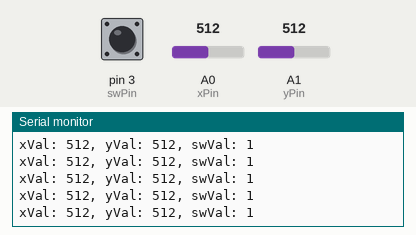
A sketch run on a simulated Arduino Uno, built with avr-gcc and run on an emulated ATmega328P. Shown: the last lines printed to the serial monitor. The test bench sets the inputs (shaded band); at power-on: A0 (xPin) = 512, A1 (yPin) = 512, pin 3 (swPin) HIGH.

Above: at 1.2 s.
1.3 s: A0 (xPin) set to 716
At 1.76 s:
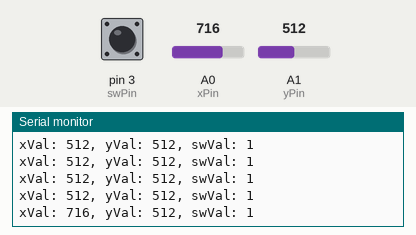
2.8 s: A1 (yPin) set to 716
At 2.97 s:
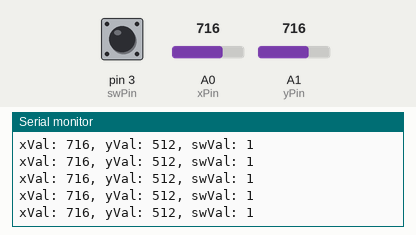
4.3 s: pin 3 (swPin) pulled LOW for 0.25 s
At 4.77 s:
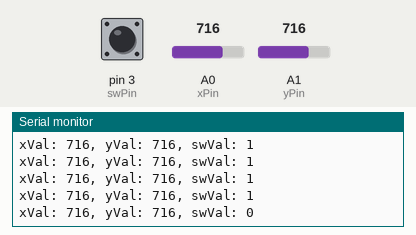
6.0 s: A0 (xPin) set to 900
At 6.18 s:
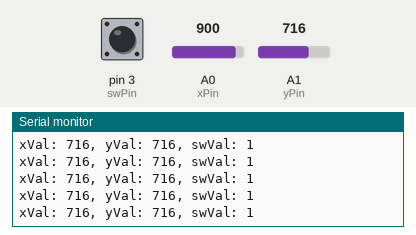
7.5 s: pin 3 (swPin) pulled LOW for 1 s
At 7.99 s:
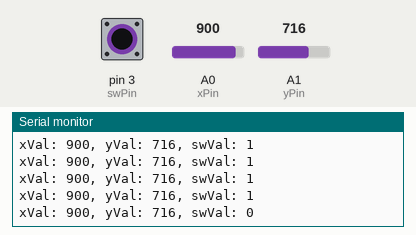
10.0 s: A1 (yPin) set to 900
At 10.19 s:
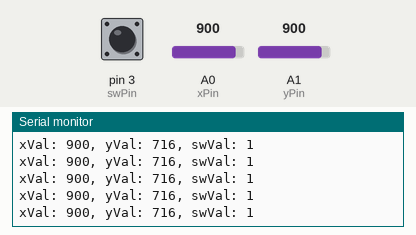
Timing chart, 0 to 12.5 s (numbered marks = the images above; inputs shaded):
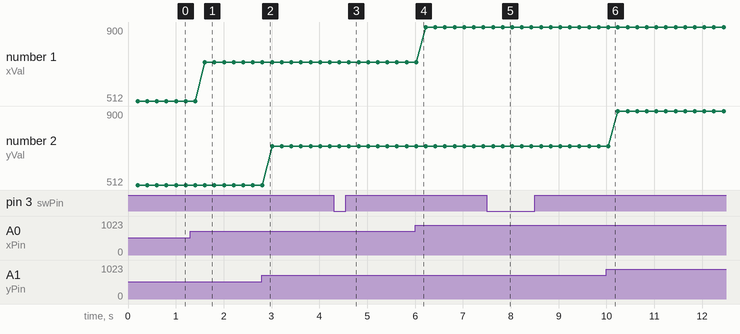

The sketch:

arduino_tutorial_32.ino
```cpp
/*
 * Tutorial 32 Understanding and using joysticks
 * https://youtu.be/B6YEQj4d5WU
 */

const int baudRate = 9600;
const int dt = 200; // delaytime
const int xPin = A0;
const int yPin = A1;
const int swPin = 3;
int xVal;
int yVal;
int swVal;

void setup() {
  // put your setup code here, to run once:
  Serial.begin(baudRate);
  pinMode(xPin, INPUT);
  pinMode(yPin, INPUT);
  pinMode(swPin, INPUT);
  digitalWrite(swPin, HIGH);
}

void loop() {
  // put your main code here, to run repeatedly:
  xVal = analogRead(xPin);
  yVal = analogRead(yPin);
  swVal = digitalRead(swPin);
  delay(dt);
  Serial.print("xVal: ");
  Serial.print(xVal);
  Serial.print(", yVal: ");
  Serial.print(yVal);
  Serial.print(", swVal: ");
  Serial.println(swVal);
}
```

Measured:
- after the input at 1.3 s, the serial monitor: prints a new line after 0.31 s (image 1)
- after the input at 4.3 s, the serial monitor: prints a new line after 0.32 s (image 3)
- after the input at 7.5 s, the serial monitor: prints a new line after 0.33 s (image 5)
- plotted number 1: 512 → 716 after the input at 1.3 s, 716 → 900 after the input at 6.0 s
